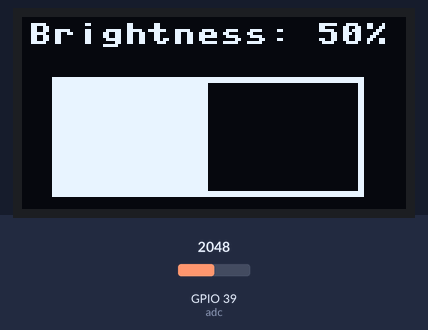
A program run on a simulated ESP32 board running MicroPython. Parts: 128×64 one-colour display. The test bench sets the inputs (shaded band); at power-on: GPIO 39 (adc) = 2048 (analog values on the 0–4095 scale). What the program prints to the serial console is not drawn.

Above: at 1.2 s.
1.3 s: GPIO 39 (adc) set to 2866
At 2.8 s:
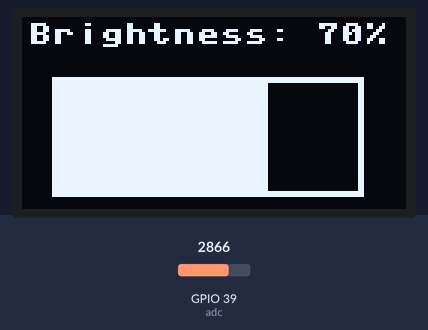
3.6 s: GPIO 39 (adc) set to 3603
At 5.4 s:
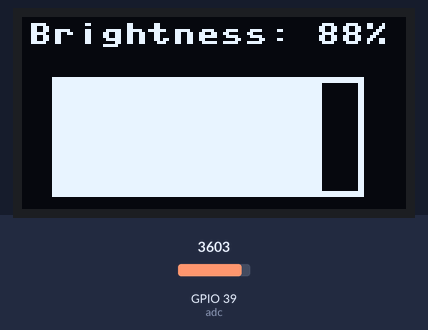
5.7 s: GPIO 39 (adc) set to 4095
At 7.1 s:
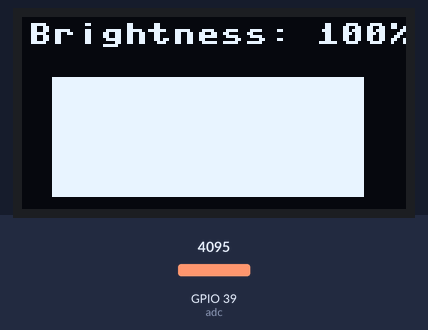
Timing chart, 0 to 8.7 s (numbered marks = the images above; inputs shaded):
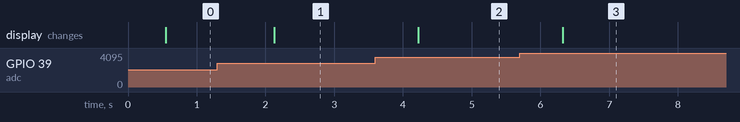

Measured:
- after the input at 1.3 s, the display: changes after 0.83 s (image 1)
- after the input at 3.6 s, the display: changes after 0.62 s (image 2)
- after the input at 5.7 s, the display: changes after 0.62 s (image 3)

The program:

light_sensor.py
```python
from machine import Pin, I2C
from machine import ADC
import time
import machine
import ssd1306

# using default address 0x3C
i2c = machine.I2C(1, scl = machine.Pin(4), sda = machine.Pin(5), freq = 400000)
oled = ssd1306.SSD1306_I2C(128, 64, i2c)
adc = ADC(Pin(39))
adc.atten(ADC.ATTN_11DB)

while True:
    i = adc.read()
    print(i)
    n = round(i/4095*100)
    print(n)
    time.sleep(0.5)
    oled.fill(0)
    oled.text('Brightness: '+ str(n) + '%', 2, 2, 1)
    oled.fill_rect(10, 20, 104, 40, 1)
    oled.fill_rect(12+n, 22, (100-n), 36, 0)
    oled.show()
    
```
